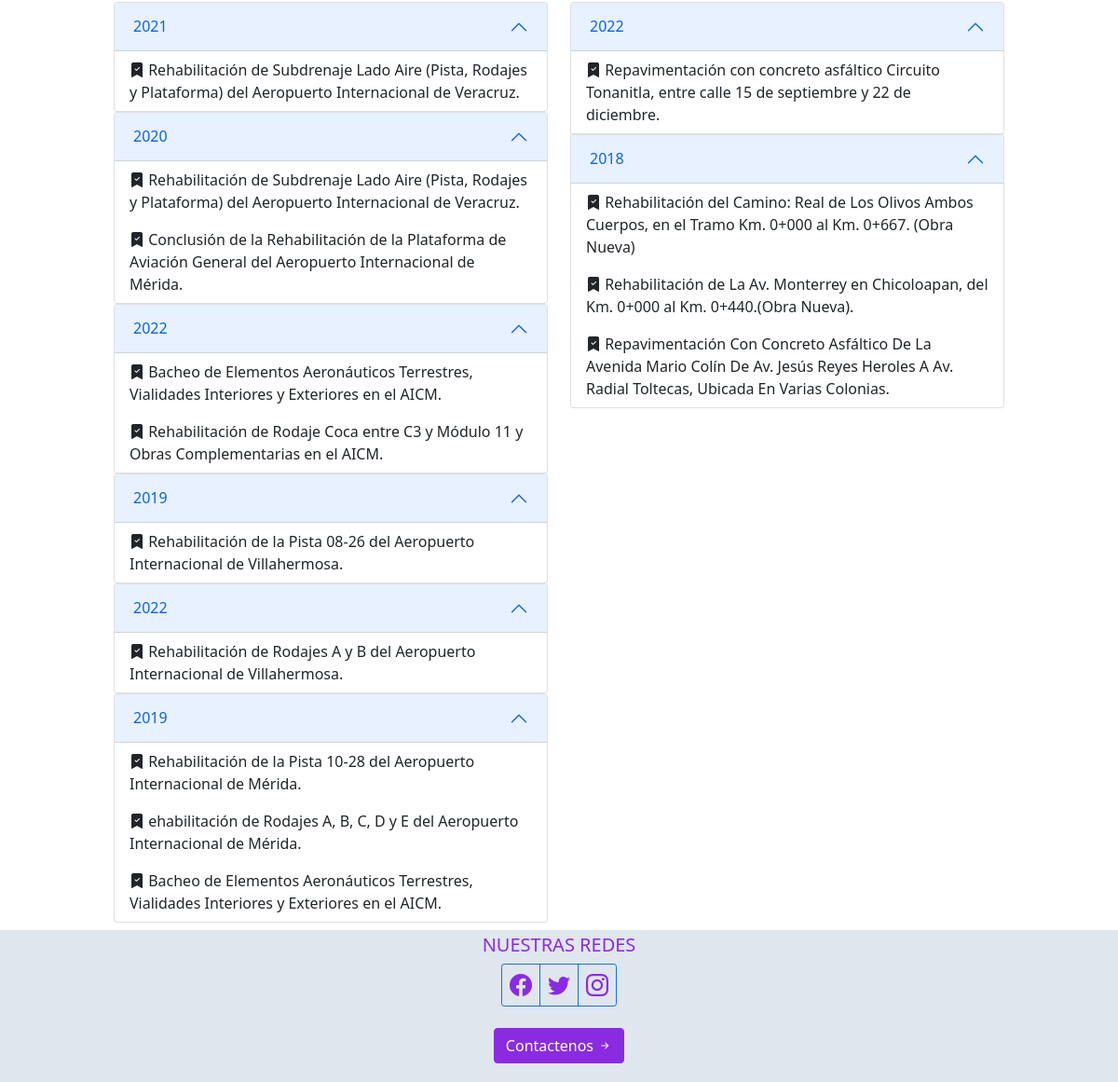
/proyectos (lower part), run on an earlier commit of the app's database.
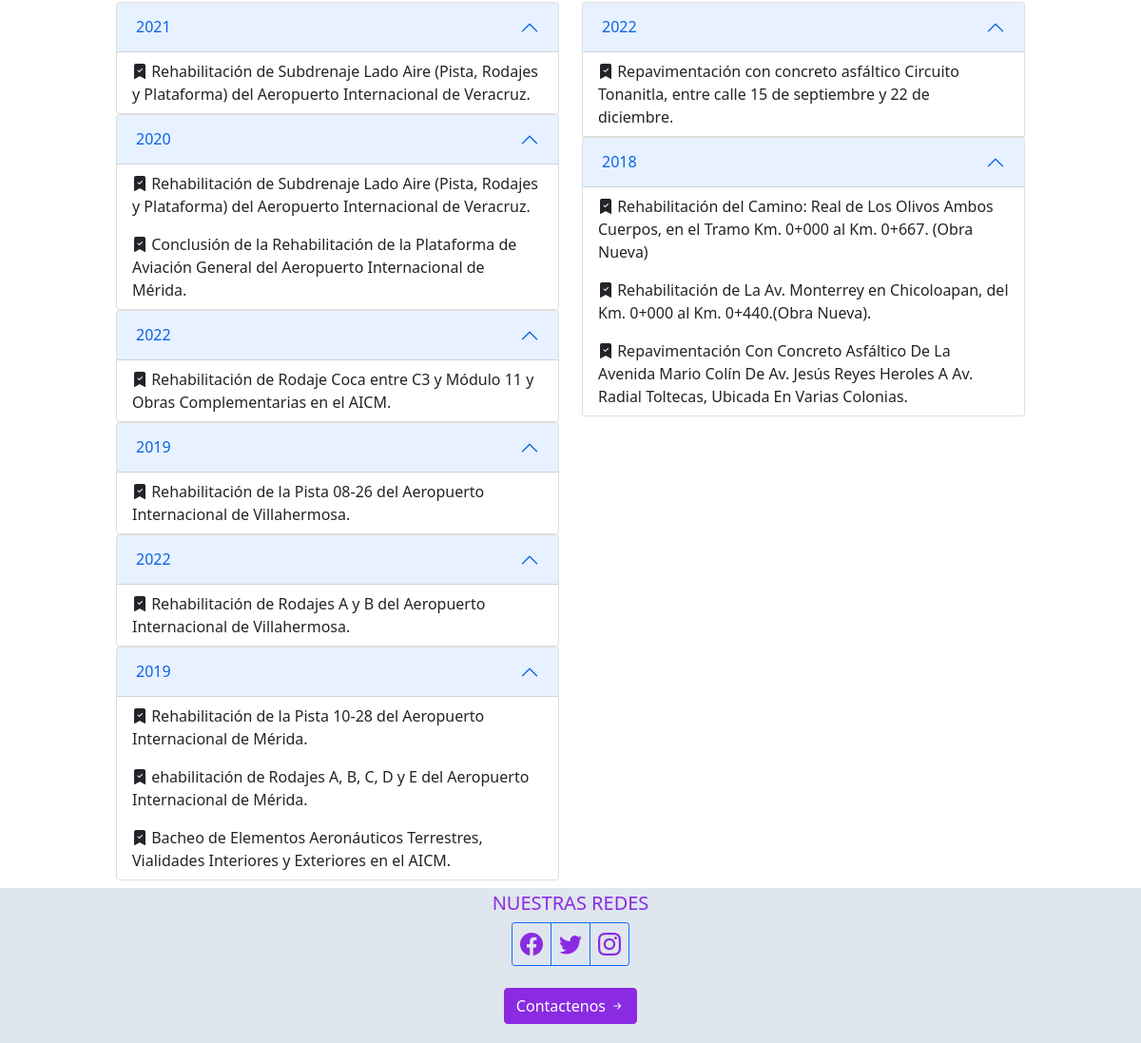
And on a later commit of the database.
### clientes/models.py (models this page shows, shortened)
class Proyecto(models.Model):
    YEAR_CHOICES = []
    for r in range(2000, (datetime.datetime.now().year+1)):
        YEAR_CHOICES.append((r,r))
    nombre_proyecto=models.CharField(max_length=500, blank=False)
    tipo_proyecto=models.CharField(max_length=50, blank=False)
    year = models.IntegerField(choices=YEAR_CHOICES,default=datetime.datetime.now().year)
    autor=models.ForeignKey(User, on_delete=models.CASCADE)
    clientes=models.ManyToManyField(Cliente, blank=False)
    imagen =models.ImageField(upload_to="proyectos",  null=True, blank=True, default=None)
    created=models.DateTimeField(auto_now_add=True)
    updated=models.DateTimeField(auto_now_add=True)
    class Meta:
        verbose_name='proyecto'
        verbose_name_plural='proyectos'

### clientes/views.py (the view)
# urls.py: path('proyectos', views.proyecto, name="Proyectos"),
def proyecto(request):
    proyectos=Proyecto.objects.all()
    proyectosAeropuerto=Proyecto.objects.filter(tipo_proyecto="Aeropuertos")
    proyectosViales=Proyecto.objects.filter(tipo_proyecto="CARRETERAS Y VIALIDADES")
    return render(request, "clientes/proyectos.html", {"proyectos": proyectos, "proyectosAeropuerto":proyectosAeropuerto, "proyectosViales":proyectosViales})

### clientes/templates/clientes/proyectos.html (shortened to what this page needs)
{%extends "Catsaweb/base.html"%}
{% load static%}
{%block content%}
<section class="container-fluid">
    <div class="row justify-content-center">
        <div class="row justify-content-center">
            <div class=" col-xs-5 col-sm-5 col-md-5 col-lg-5 col-xl-5">
                {% regroup proyectosAeropuerto by year as proyectos_list %}
                {% for yearGroup in proyectos_list %}
                    <div class="accordion" id="accordionPanelsStayOpenExample">
                       <div class="accordion-item">
                            <h2 class="accordion-header" id="aeropuerto-headingOne">
                                <button class="accordion-button " type="button" data-bs-toggle="collapse"
                                        data-bs-target="#panelsStayOpen-aeropuerto" aria-expanded="true"
                                        aria-controls="panelsStayOpen-aeropuerto">{{ yearGroup.grouper }}
                                </button>
                            </h2>
                             {% for proyectosName in yearGroup.list %}
                            <ul class="list-group border-0 accordion-collapse collapse show" id="panelsStayOpen-aeropuerto"
                                aria-labelledby="panelsStayOpen-aeropuerto">
                            <li class=" list-group-item border-0 bi bi-bookmark-check-fill">
                                {{ proyectosName.nombre_proyecto }}
                            </li>
                             {% endfor %}
                            </ul>
                        </div>
                    </div>
                {% endfor %}
                </div>
                <div class=" col-xs-5 col-sm-5 col-md-5 col-lg-5 col-xl-5">
                    {% regroup proyectosViales by year as proyectos_list %}
                        {% for yearGroup in proyectos_list %}
                            <div class="accordion" id="accordionPanelsStayOpenExample">
                            <div class="accordion-item">
                                <h2 class="accordion-header" id="vialidad-headingOne">
                                    <button class="accordion-button " type="button" data-bs-toggle="collapse"
                                            data-bs-target="#panelsStayOpen-vialidad" aria-expanded="true"
                                            aria-controls="panelsStayOpen-vialidad">  {{ yearGroup.grouper }}
                                    </button>
                                </h2>
                                {% for proyectosName in yearGroup.list %}
                                    <ul class="list-group border-0 accordion-collapse collapse show"
                                        id="panelsStayOpen-vialidad"
                                        aria-labelledby="panelsStayOpen-vialidad">
                                    <li class=" list-group-item border-0 bi bi-bookmark-check-fill">
                                        {{ proyectosName.nombre_proyecto }}
                                    </li>
                                {% endfor %}
                            </ul>
                        </div>
                    {% endfor %}
                    </div>
                </div>
            </div>
       </div>
    </div>
</section>
{%endblock%}

What changed in the data, as far as the page shows it:
removed Proyecto: nombre_proyecto "Bacheo de Elementos Aeronáuticos Terrestres, Vialidades Interiores y Exteriores en el AICM.", shown under "2022"
